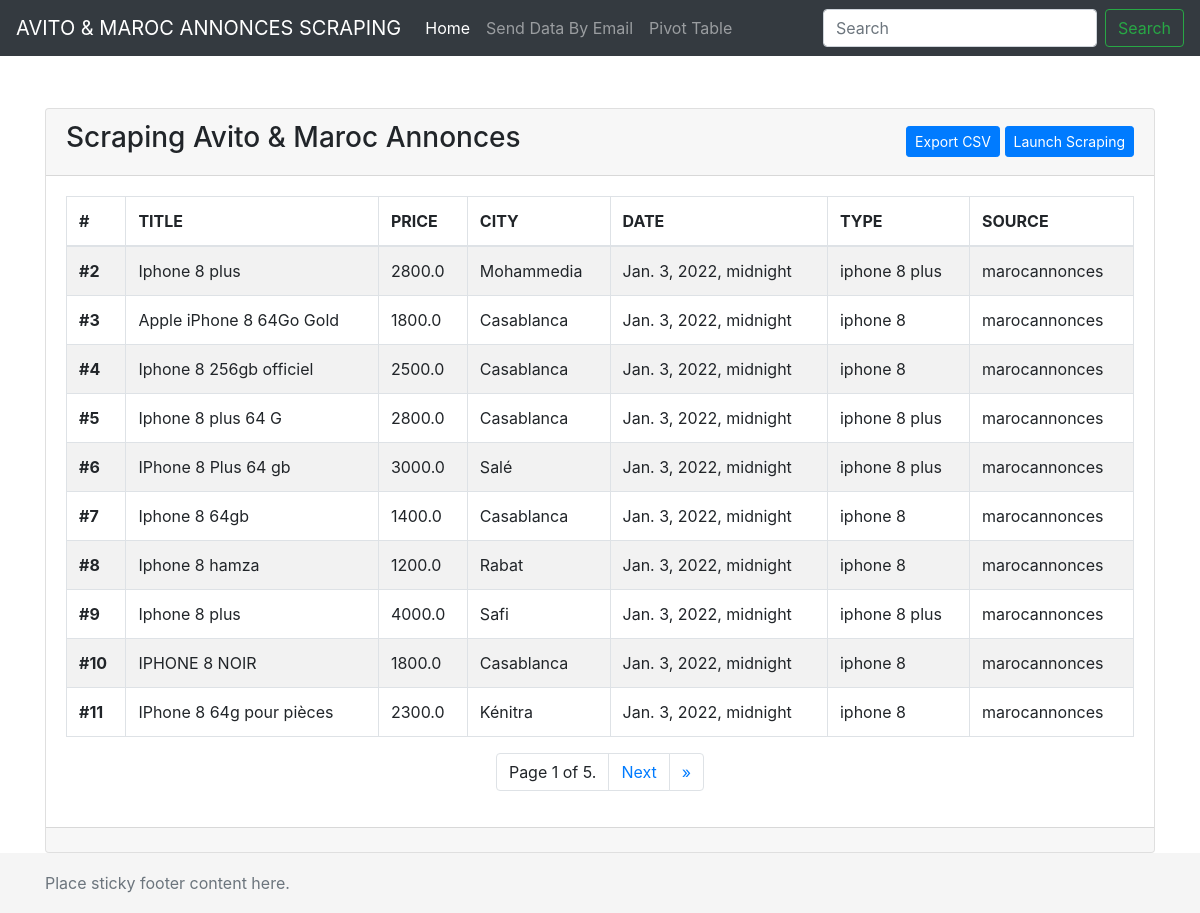
The app's page /, older data.
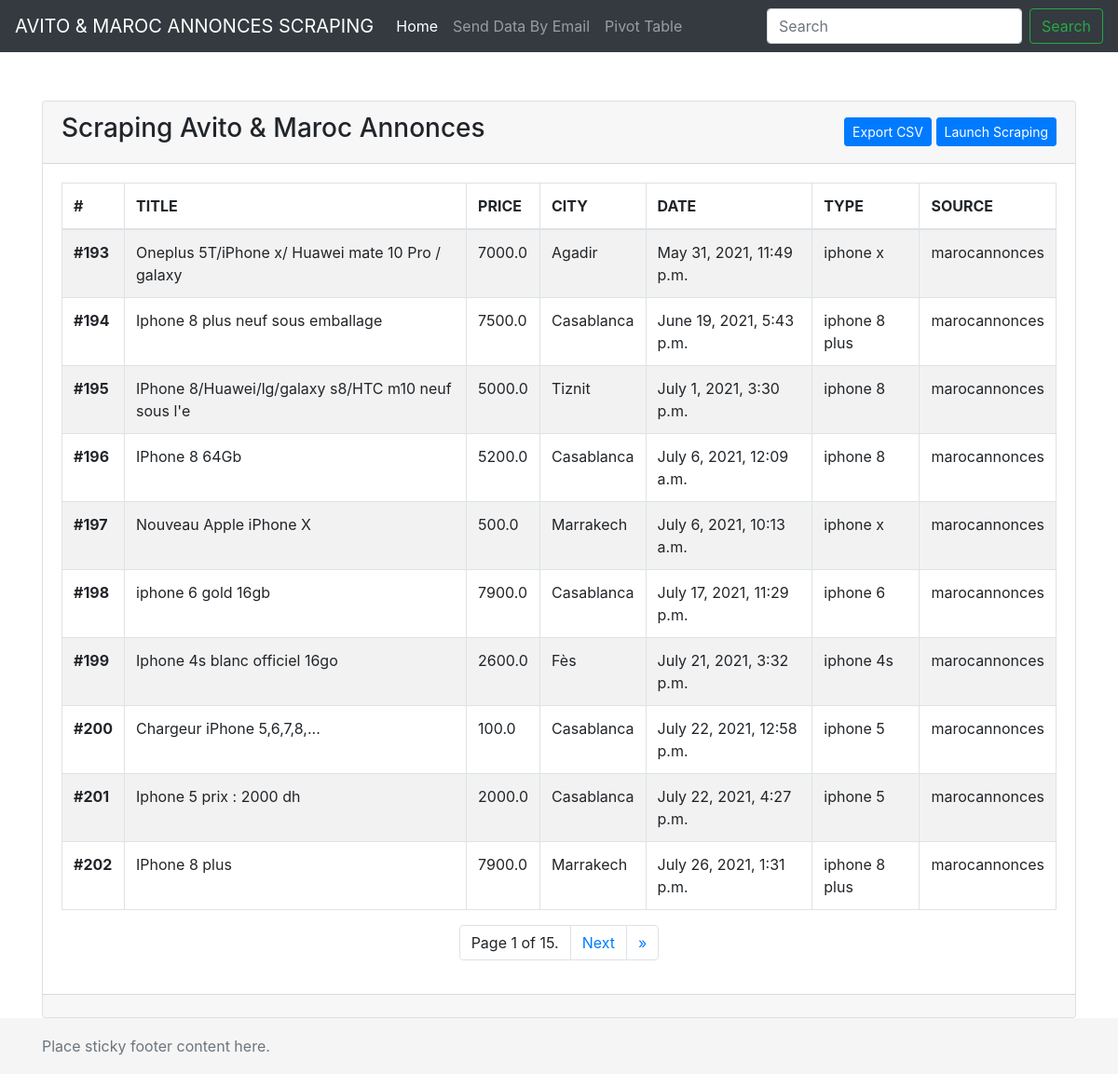
The same page, newer data.
### scraping/models.py (models this page shows)
class Announce(models.Model):
    id = models.BigAutoField(primary_key=True)
    title = models.CharField(max_length=255)
    price = models.FloatField()
    city = models.CharField(max_length=255)
    date = models.DateTimeField('date')
    type = models.CharField(max_length=255)
    source = models.CharField(max_length=255)
    original_date = models.CharField(max_length=255)
    original_time = models.CharField(max_length=255)

### scraping/views.py (the view)
# urls.py: path('', views.index, name='index'),
def index(request):
    announces = Announce.objects.all()
    pagination = Paginator(announces, 10)
    page = request.GET.get('page')
    announces = pagination.get_page(page)
    return render(request, 'index.html', {
        "announces": announces,
    })

### scraping/templates/index.html (shortened to what this page needs)
{% extends "./base.html" %}
{% block body %}
<div class="card">
  <div class="card-header d-flex justify-content-between align-items-center">
    <h3 class="">Scraping Avito & Maroc Annonces</h3>
    <div>
      <a href="export" type="button" class="btn btn-sm btn-primary">Export CSV</a>
      <a href="#" type="button" class="btn btn-sm btn-primary">Launch Scraping</a>
    </div>
  </div>
  <div class="card-body">
    <div class="table-responsive">
        <table class="table table-striped table-bordered">
          <thead>
            <tr>
              <th scope="col">#</th>
              <th scope="col">TITLE</th>
              <th scope="col">PRICE</th>
              <th scope="col">CITY</th>
              <th scope="col">DATE</th>
              <th scope="col">TYPE</th>
              <th scope="col">SOURCE</th>
            </tr>
          </thead>
          <tbody>
          {% for announce in announces %}
            <tr>
              <th scope="row">#{{announce.id}}</th>
              <td>{{announce.title}}</td>
              <td>{{announce.price}}</td>
              <td>{{announce.city}}</td>
              <td>{{announce.date}}</td>
              <td>{{announce.type}}</td>
              <td>{{announce.source}}</td>
            </tr>
          {% endfor %}
          </tbody>
        </table>
    </div>
      <nav aria-label="Page navigation example">
  <ul class="pagination justify-content-center">
      <li class="page-item">
          <a class="page-link">
            Page {{ announces.number }} of {{ announces.paginator.num_pages }}.
        </a>
      </li>
      {% if announces.has_next %}
        <li class="page-item">
          <a class="page-link" href="?page={{ announces.next_page_number }}">Next</a>
        </li>
      <li class="page-item">
          <a class="page-link" href="?page={{ announces.paginator.num_pages }}">&raquo;</a>
        </li>
      {% endif %}
  </ul>
</nav>
  </div>
  <div class="card-footer text-muted"></div>
</div>
{% endblock %}

Row changes from the older to the newer data that the page shows:
removed Announce: id "2", title "Iphone 8 plus", price "2800.0", city "Mohammedia", date "Jan. 3, 2022, midnight", type "iphone 8 plus", source "marocannonces"
removed Announce: id "3", title "Apple iPhone 8 64Go Gold", price "1800.0", city "Casablanca", date "Jan. 3, 2022, midnight", type "iphone 8", source "marocannonces"
removed Announce: id "4", title "Iphone 8 256gb officiel", price "2500.0", city "Casablanca", date "Jan. 3, 2022, midnight", type "iphone 8", source "marocannonces"
removed Announce: id "5", title "Iphone 8 plus 64 G", price "2800.0", city "Casablanca", date "Jan. 3, 2022, midnight", type "iphone 8 plus", source "marocannonces"
removed Announce: id "6", title "IPhone 8 Plus 64 gb", price "3000.0", city "Salé", date "Jan. 3, 2022, midnight", type "iphone 8 plus", source "marocannonces"
removed Announce: id "7", title "Iphone 8 64gb", price "1400.0", city "Casablanca", date "Jan. 3, 2022, midnight", type "iphone 8", source "marocannonces"
removed Announce: id "8", title "Iphone 8 hamza", price "1200.0", city "Rabat", date "Jan. 3, 2022, midnight", type "iphone 8", source "marocannonces"
removed Announce: id "9", title "Iphone 8 plus", price "4000.0", city "Safi", date "Jan. 3, 2022, midnight", type "iphone 8 plus", source "marocannonces"
removed Announce: id "10", title "IPHONE 8 NOIR", price "1800.0", city "Casablanca", date "Jan. 3, 2022, midnight", type "iphone 8", source "marocannonces"
removed Announce: id "11", title "IPhone 8 64g pour pièces", price "2300.0", city "Kénitra", date "Jan. 3, 2022, midnight", type "iphone 8", source "marocannonces"
added Announce: id "193", title "Oneplus 5T/iPhone x/ Huawei mate 10 Pro / galaxy", price "7000.0", city "Agadir", date "May 31, 2021, 11:49 p.m.", type "iphone x", source "marocannonces"
added Announce: id "194", title "Iphone 8 plus neuf sous emballage", price "7500.0", city "Casablanca", date "June 19, 2021, 5:43 p.m.", type "iphone 8 plus", source "marocannonces"
added Announce: id "195", title "IPhone 8/Huawei/lg/galaxy s8/HTC m10 neuf sous l'e", price "5000.0", city "Tiznit", date "July 1, 2021, 3:30 p.m.", type "iphone 8", source "marocannonces"
added Announce: id "196", title "IPhone 8 64Gb", price "5200.0", city "Casablanca", date "July 6, 2021, 12:09 a.m.", type "iphone 8", source "marocannonces"
added Announce: id "197", title "Nouveau Apple iPhone X", price "500.0", city "Marrakech", date "July 6, 2021, 10:13 a.m.", type "iphone x", source "marocannonces"
added Announce: id "198", title "iphone 6 gold 16gb", price "7900.0", city "Casablanca", date "July 17, 2021, 11:29 p.m.", type "iphone 6", source "marocannonces"
added Announce: id "199", title "Iphone 4s blanc officiel 16go", price "2600.0", city "Fès", date "July 21, 2021, 3:32 p.m.", type "iphone 4s", source "marocannonces"
added Announce: id "200", title "Chargeur iPhone 5,6,7,8,...", price "100.0", city "Casablanca", date "July 22, 2021, 12:58 p.m.", type "iphone 5", source "marocannonces"
added Announce: id "201", title "Iphone 5 prix : 2000 dh", price "2000.0", city "Casablanca", date "July 22, 2021, 4:27 p.m.", type "iphone 5", source "marocannonces"
added Announce: id "202", title "IPhone 8 plus", price "7900.0", city "Marrakech", date "July 26, 2021, 1:31 p.m.", type "iphone 8 plus", source "marocannonces"
Text that changed along with them:
{{ announces.paginator.num_pages }}: "5" → "15"
